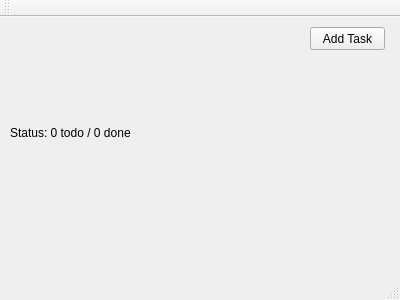
<?xml version="1.0" encoding="UTF-8"?>
<ui version="4.0">
 <class>MainWindow</class>
 <widget class="QMainWindow" name="MainWindow">
  <property name="geometry">
   <rect>
    <x>0</x>
    <y>0</y>
    <width>400</width>
    <height>300</height>
   </rect>
  </property>
  <property name="windowTitle">
   <string>MainWindow</string>
  </property>
  <widget class="QWidget" name="centralWidget">
   <widget class="QLabel" name="statuLabel">
    <property name="geometry">
     <rect>
      <x>10</x>
      <y>10</y>
      <width>281</width>
      <height>211</height>
     </rect>
    </property>
    <property name="text">
     <string>Status: 0 todo / 0 done</string>
    </property>
   </widget>
   <widget class="QPushButton" name="addTaskButton">
    <property name="geometry">
     <rect>
      <x>310</x>
      <y>10</y>
      <width>75</width>
      <height>23</height>
     </rect>
    </property>
    <property name="text">
     <string>Add Task</string>
    </property>
   </widget>
  </widget>
  <widget class="QMenuBar" name="menuBar">
   <property name="geometry">
    <rect>
     <x>0</x>
     <y>0</y>
     <width>400</width>
     <height>21</height>
    </rect>
   </property>
  </widget>
  <widget class="QToolBar" name="mainToolBar">
   <attribute name="toolBarArea">
    <enum>TopToolBarArea</enum>
   </attribute>
   <attribute name="toolBarBreak">
    <bool>false</bool>
   </attribute>
  </widget>
  <widget class="QStatusBar" name="statusBar"/>
 </widget>
 <layoutdefault spacing="6" margin="11"/>
 <resources/>
 <connections/>
</ui>
